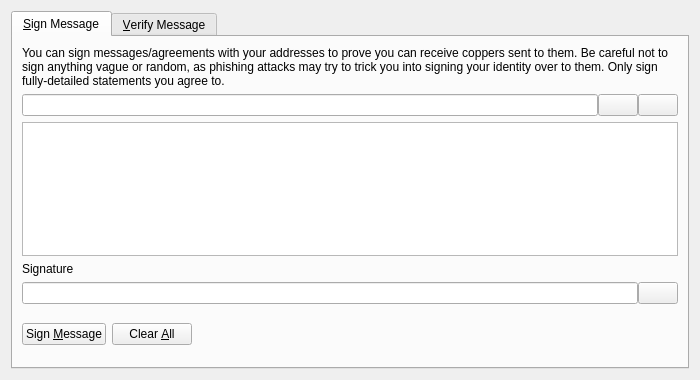
<?xml version="1.0" encoding="UTF-8"?>
<ui version="4.0">
 <class>SignVerifyMessageDialog</class>
 <widget class="QDialog" name="SignVerifyMessageDialog">
  <property name="geometry">
   <rect>
    <x>0</x>
    <y>0</y>
    <width>700</width>
    <height>380</height>
   </rect>
  </property>
  <property name="windowTitle">
   <string>Signatures - Sign / Verify a Message</string>
  </property>
  <property name="modal">
   <bool>true</bool>
  </property>
  <layout class="QVBoxLayout" name="verticalLayout">
   <item>
    <widget class="QTabWidget" name="tabWidget">
     <property name="currentIndex">
      <number>0</number>
     </property>
     <widget class="QWidget" name="tabSignMessage">
      <attribute name="title">
       <string>&amp;Sign Message</string>
      </attribute>
      <layout class="QVBoxLayout" name="verticalLayout_SM">
       <item>
        <widget class="QLabel" name="infoLabel_SM">
         <property name="text">
          <string>You can sign messages/agreements with your addresses to prove you can receive coppers sent to them. Be careful not to sign anything vague or random, as phishing attacks may try to trick you into signing your identity over to them. Only sign fully-detailed statements you agree to.</string>
         </property>
         <property name="textFormat">
          <enum>Qt::PlainText</enum>
         </property>
         <property name="wordWrap">
          <bool>true</bool>
         </property>
        </widget>
       </item>
       <item>
        <layout class="QHBoxLayout" name="horizontalLayout_1_SM">
         <property name="spacing">
          <number>0</number>
         </property>
         <item>
          <widget class="QValidatedLineEdit" name="addressIn_SM">
           <property name="toolTip">
            <string>The Copper address to sign the message with</string>
           </property>
          </widget>
         </item>
         <item>
          <widget class="QPushButton" name="addressBookButton_SM">
           <property name="toolTip">
            <string>Choose previously used address</string>
           </property>
           <property name="text">
            <string/>
           </property>
           <property name="icon">
            <iconset resource="../copper.qrc">
             <normaloff>:/icons/address-book</normaloff>:/icons/address-book</iconset>
           </property>
           <property name="shortcut">
            <string>Alt+A</string>
           </property>
           <property name="autoDefault">
            <bool>false</bool>
           </property>
          </widget>
         </item>
         <item>
          <widget class="QPushButton" name="pasteButton_SM">
           <property name="toolTip">
            <string>Paste address from clipboard</string>
           </property>
           <property name="text">
            <string/>
           </property>
           <property name="icon">
            <iconset resource="../copper.qrc">
             <normaloff>:/icons/editpaste</normaloff>:/icons/editpaste</iconset>
           </property>
           <property name="shortcut">
            <string>Alt+P</string>
           </property>
           <property name="autoDefault">
            <bool>false</bool>
           </property>
          </widget>
         </item>
        </layout>
       </item>
       <item>
        <widget class="QPlainTextEdit" name="messageIn_SM">
         <property name="toolTip">
          <string>Enter the message you want to sign here</string>
         </property>
        </widget>
       </item>
       <item>
        <widget class="QLabel" name="signatureLabel_SM">
         <property name="text">
          <string>Signature</string>
         </property>
         <property name="textFormat">
          <enum>Qt::PlainText</enum>
         </property>
        </widget>
       </item>
       <item>
        <layout class="QHBoxLayout" name="horizontalLayout_2_SM">
         <property name="spacing">
          <number>0</number>
         </property>
         <item>
          <widget class="QLineEdit" name="signatureOut_SM">
           <property name="font">
            <font>
             <italic>true</italic>
            </font>
           </property>
           <property name="readOnly">
            <bool>true</bool>
           </property>
          </widget>
         </item>
         <item>
          <widget class="QPushButton" name="copySignatureButton_SM">
           <property name="toolTip">
            <string>Copy the current signature to the system clipboard</string>
           </property>
           <property name="text">
            <string/>
           </property>
           <property name="icon">
            <iconset resource="../copper.qrc">
             <normaloff>:/icons/editcopy</normaloff>:/icons/editcopy</iconset>
           </property>
           <property name="autoDefault">
            <bool>false</bool>
           </property>
          </widget>
         </item>
        </layout>
       </item>
       <item>
        <layout class="QHBoxLayout" name="horizontalLayout_3_SM">
         <item>
          <widget class="QPushButton" name="signMessageButton_SM">
           <property name="toolTip">
            <string>Sign the message to prove you own this Copper address</string>
           </property>
           <property name="text">
            <string>Sign &amp;Message</string>
           </property>
           <property name="icon">
            <iconset resource="../copper.qrc">
             <normaloff>:/icons/edit</normaloff>:/icons/edit</iconset>
           </property>
           <property name="autoDefault">
            <bool>false</bool>
           </property>
          </widget>
         </item>
         <item>
          <widget class="QPushButton" name="clearButton_SM">
           <property name="toolTip">
            <string>Reset all sign message fields</string>
           </property>
           <property name="text">
            <string>Clear &amp;All</string>
           </property>
           <property name="icon">
            <iconset resource="../copper.qrc">
             <normaloff>:/icons/remove</normaloff>:/icons/remove</iconset>
           </property>
           <property name="autoDefault">
            <bool>false</bool>
           </property>
          </widget>
         </item>
         <item>
          <spacer name="horizontalSpacer_1_SM">
           <property name="orientation">
            <enum>Qt::Horizontal</enum>
           </property>
           <property name="sizeHint" stdset="0">
            <size>
             <width>40</width>
             <height>48</height>
            </size>
           </property>
          </spacer>
         </item>
         <item>
          <widget class="QLabel" name="statusLabel_SM">
           <property name="font">
            <font>
             <weight>75</weight>
             <bold>true</bold>
            </font>
           </property>
           <property name="text">
            <string/>
           </property>
           <property name="wordWrap">
            <bool>true</bool>
           </property>
          </widget>
         </item>
         <item>
          <spacer name="horizontalSpacer_2_SM">
           <property name="orientation">
            <enum>Qt::Horizontal</enum>
           </property>
           <property name="sizeHint" stdset="0">
            <size>
             <width>40</width>
             <height>48</height>
            </size>
           </property>
          </spacer>
         </item>
        </layout>
       </item>
      </layout>
     </widget>
     <widget class="QWidget" name="tabVerifyMessage">
      <attribute name="title">
       <string>&amp;Verify Message</string>
      </attribute>
      <layout class="QVBoxLayout" name="verticalLayout_VM">
       <item>
        <widget class="QLabel" name="infoLabel_VM">
         <property name="text">
          <string>Enter the receiver's address, message (ensure you copy line breaks, spaces, tabs, etc. exactly) and signature below to verify the message. Be careful not to read more into the signature than what is in the signed message itself, to avoid being tricked by a man-in-the-middle attack. Note that this only proves the signing party receives with the address, it cannot prove sendership of any transaction!</string>
         </property>
         <property name="textFormat">
          <enum>Qt::PlainText</enum>
         </property>
         <property name="alignment">
          <set>Qt::AlignLeading|Qt::AlignLeft|Qt::AlignTop</set>
         </property>
         <property name="wordWrap">
          <bool>true</bool>
         </property>
        </widget>
       </item>
       <item>
        <layout class="QHBoxLayout" name="horizontalLayout_1_VM">
         <property name="spacing">
          <number>0</number>
         </property>
         <item>
          <widget class="QValidatedLineEdit" name="addressIn_VM">
           <property name="toolTip">
            <string>The Copper address the message was signed with</string>
           </property>
          </widget>
         </item>
         <item>
          <widget class="QPushButton" name="addressBookButton_VM">
           <property name="toolTip">
            <string>Choose previously used address</string>
           </property>
           <property name="text">
            <string/>
           </property>
           <property name="icon">
            <iconset resource="../copper.qrc">
             <normaloff>:/icons/address-book</normaloff>:/icons/address-book</iconset>
           </property>
           <property name="shortcut">
            <string>Alt+A</string>
           </property>
           <property name="autoDefault">
            <bool>false</bool>
           </property>
          </widget>
         </item>
        </layout>
       </item>
       <item>
        <widget class="QPlainTextEdit" name="messageIn_VM"/>
       </item>
       <item>
        <widget class="QValidatedLineEdit" name="signatureIn_VM"/>
       </item>
       <item>
        <layout class="QHBoxLayout" name="horizontalLayout_2_VM">
         <item>
          <widget class="QPushButton" name="verifyMessageButton_VM">
           <property name="toolTip">
            <string>Verify the message to ensure it was signed with the specified Copper address</string>
           </property>
           <property name="text">
            <string>Verify &amp;Message</string>
           </property>
           <property name="icon">
            <iconset resource="../copper.qrc">
             <normaloff>:/icons/transaction_0</normaloff>:/icons/transaction_0</iconset>
           </property>
           <property name="autoDefault">
            <bool>false</bool>
           </property>
          </widget>
         </item>
         <item>
          <widget class="QPushButton" name="clearButton_VM">
           <property name="toolTip">
            <string>Reset all verify message fields</string>
           </property>
           <property name="text">
            <string>Clear &amp;All</string>
           </property>
           <property name="icon">
            <iconset resource="../copper.qrc">
             <normaloff>:/icons/remove</normaloff>:/icons/remove</iconset>
           </property>
           <property name="autoDefault">
            <bool>false</bool>
           </property>
          </widget>
         </item>
         <item>
          <spacer name="horizontalSpacer_1_VM">
           <property name="orientation">
            <enum>Qt::Horizontal</enum>
           </property>
           <property name="sizeHint" stdset="0">
            <size>
             <width>40</width>
             <height>48</height>
            </size>
           </property>
          </spacer>
         </item>
         <item>
          <widget class="QLabel" name="statusLabel_VM">
           <property name="font">
            <font>
             <weight>75</weight>
             <bold>true</bold>
            </font>
           </property>
           <property name="text">
            <string/>
           </property>
           <property name="wordWrap">
            <bool>true</bool>
           </property>
          </widget>
         </item>
         <item>
          <spacer name="horizontalSpacer_2_VM">
           <property name="orientation">
            <enum>Qt::Horizontal</enum>
           </property>
           <property name="sizeHint" stdset="0">
            <size>
             <width>40</width>
             <height>48</height>
            </size>
           </property>
          </spacer>
         </item>
        </layout>
       </item>
      </layout>
     </widget>
    </widget>
   </item>
  </layout>
 </widget>
 <customwidgets>
  <customwidget>
   <class>QValidatedLineEdit</class>
   <extends>QLineEdit</extends>
   <header>qvalidatedlineedit.h</header>
  </customwidget>
 </customwidgets>
 <resources>
  <include location="../copper.qrc"/>
 </resources>
 <connections/>
</ui>
